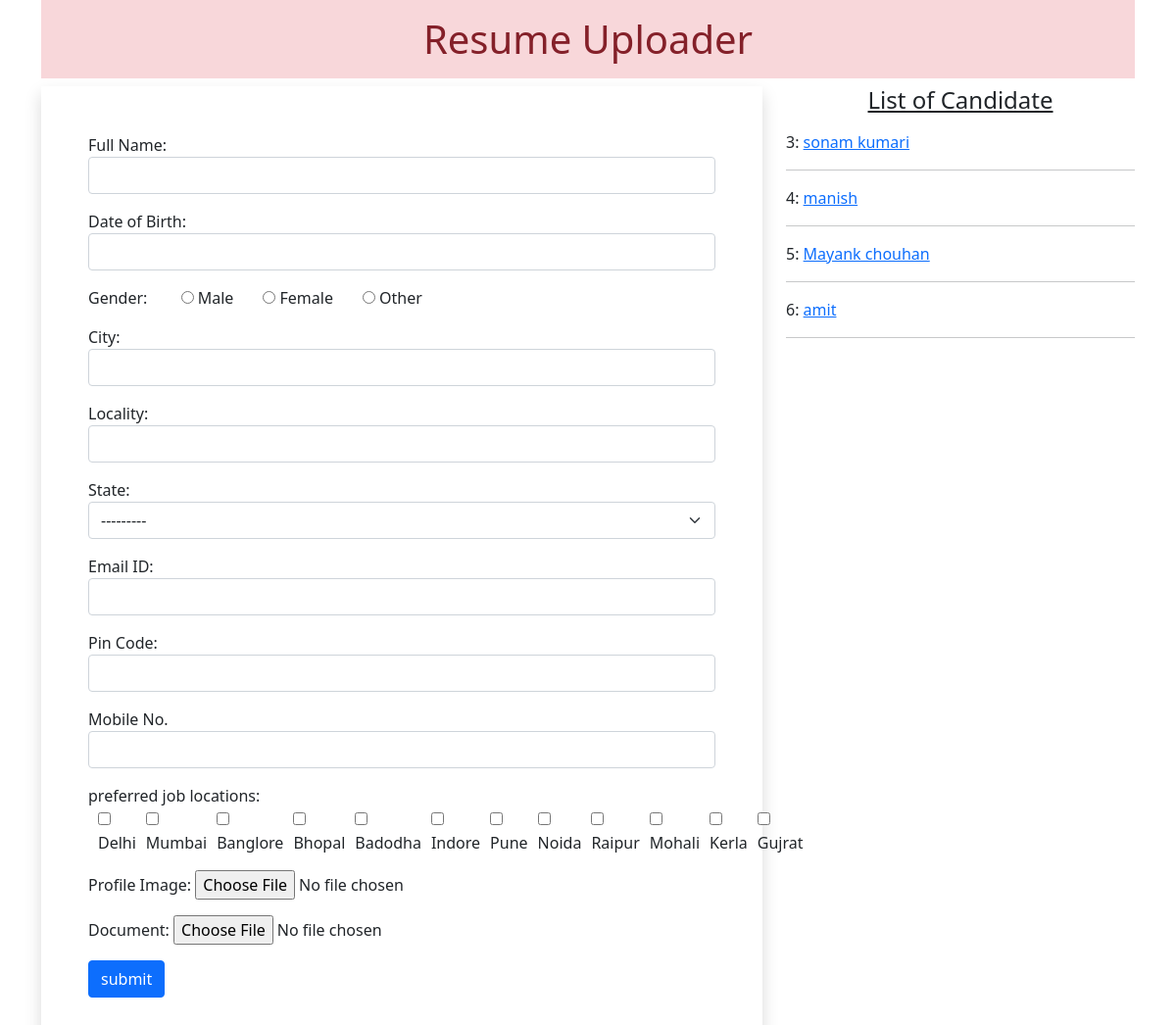
The page / on the database its author committed.
### myapp/models.py (models this page shows)
class Resume(models.Model):
    name=models.CharField(max_length=100)
    dob=models.DateField(auto_now=False , auto_now_add=False)
    gender=models.CharField(max_length=100)
    locality=models.CharField(max_length=100)
    city=models.CharField(max_length=100)
    pin=models.PositiveIntegerField()
    state=models.CharField(choices=STATE_CHOICE, max_length=150)
    mobile=models.PositiveIntegerField()
    job_city=models.CharField(max_length=50)
    email=models.EmailField()
    profile_image=models.ImageField(upload_to="profileimage",blank=True)
    my_file=models.FileField(upload_to="doc",blank=True)

### myapp/views.py (the view, shortened to what this page needs)
# urls.py: path('',views.HomeView.as_view(),name='home'),
class HomeView(View):
    def get(self,request):
        fm=ResumeForm()
        user=Resume.objects.all()
        return render(request,'myapp/home.html',{'form':fm,'user':user})

### myapp/templates/myapp/home.html (shortened to what this page needs)
<!DOCTYPE html>
{% load static %}
<html lang="en">
<head>
    <link href="https://cdn.jsdelivr.net/npm/bootstrap@5.0.2/dist/css/bootstrap.min.css"
     rel="stylesheet">
     <link rel="stylesheet" href="//code.jquery.com/ui/1.13.2/themes/base/jquery-ui.css">
     <link rel="stylesheet" href="{% static 'myapp/css/style.css' %}">
</head>
<body>
    <div class="container mb-5">
        <h1 class="alert-danger text-center p-3">Resume Uploader</h1>
        <div class="row">
            <div class="col-sm-8">
              <form action="" method="post" enctype="multipart/form-data" class="shadow p-5">
                {% for fm in form %}
                <div class="form-group mb-3">
                    {{fm.label_tag}} {{fm}}
                 </div>
                {% endfor %}
                <input type="submit" value="submit" class="btn btn-primary">
              </form>
            </div>
            <div class="col-sm-4">
                <h4 class="text-center mb-3"><u>List of Candidate</u></h4>
                {% for Candidate in user %}
                {{Candidate.id}}: <a href="{% url 'candidate' Candidate.id %}">{{Candidate.name}}</a>
                <hr>
                {% endfor %}
            </div>
        </div>
    </div>
</body>
</html>

### myapp/static/myapp/css/style.css (style rules this page uses)
#id_gender , #id_job_city { list-style-type: none; display: inline-flex; }
#id_gender > div { padding-left : 30px; }
#id_job_city > div { padding-left: 10px; }

### rows shown on the page
Resume: id "3", name "sonam kumari"
Resume: id "4", name "manish"
Resume: id "5", name "Mayank chouhan"
Resume: id "6", name "amit"

### other values the page prints
{{ fm.label_tag }} "Full Name:" "Date of Birth:" "Gender:" "City:" "Locality:" "State:" "Email ID:" "Pin Code:" "Mobile No." "preferred job locations:" "Profile Image:" "Document:"
